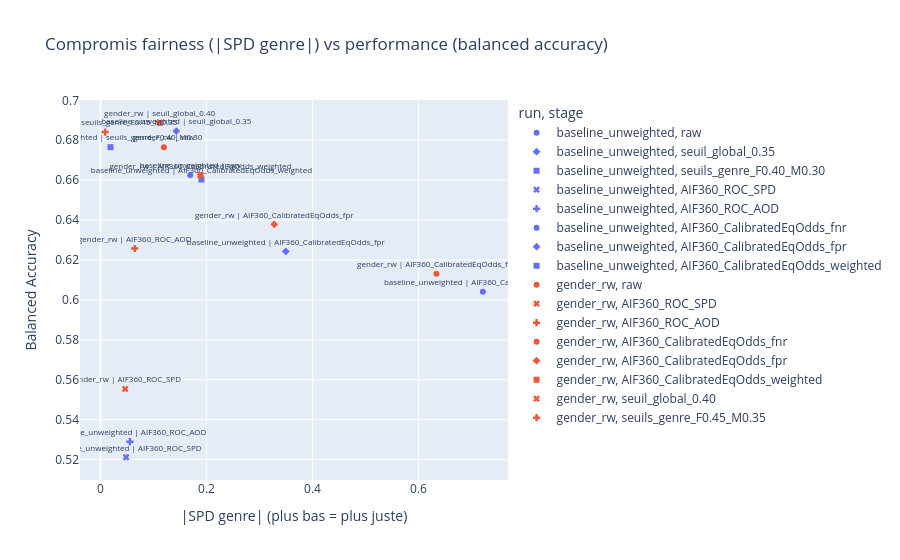

Source (notebook cell):
### Code cell
# Visualisation du compromis fairness / performance
if not post_results_df.empty:
    final_compare = post_results_df.copy()
    final_compare['methode'] = final_compare['run'] + ' | ' + final_compare['stage']
    final_compare['abs_gender_SPD'] = final_compare['gender_SPD'].abs()
    final_compare['abs_gender_EOD'] = final_compare['gender_EOD'].abs()

    # Scatter plot : balanced accuracy vs |SPD genre|
    fig = px.scatter(
        final_compare, x='abs_gender_SPD', y='balanced_accuracy',
        color='run', symbol='stage', text='methode',
        hover_data=['gender_DIR', 'gender_EOD', 'age_SPD', 'age_DIR'],
        title='Compromis fairness (|SPD genre|) vs performance (balanced accuracy)',
        labels={'abs_gender_SPD': '|SPD genre| (plus bas = plus juste)',
                'balanced_accuracy': 'Balanced Accuracy'},
    )
    fig.update_traces(textposition='top center', textfont_size=8)
    fig.show()

    # Tableau tri par fairness
    print('\nClassement par fairness (|SPD genre| croissant) :')
    display(final_compare.sort_values(['abs_gender_SPD', 'balanced_accuracy'],
                                       ascending=[True, False])[
        ['methode', 'balanced_accuracy', 'gender_SPD', 'gender_DIR',
         'gender_EOD', 'age_SPD', 'age_DIR']
    ].round(4))

### Figure 1 — Plotly figure (JSON) as saved in the notebook; plotly's stock layout.template omitted (floating-point values rounded to 4 significant figures)
{"data": [{"customdata": [[1.608, 0.1755, -0.04191, 0.8926]], "hovertemplate": "run=baseline_unweighted<br>stage=raw<br>|SPD genre| (plus bas = plus juste)=%{x}<br>Balanced Accuracy=%{y}<br>methode=%{text}<br>gender_DIR=%{customdata[0]}<br>gender_EOD=%{customdata[1]}<br>age_SPD=%{customdata[2]}<br>age_DIR=%{customdata[3]}<extra></extra>", "legendgroup": "baseline_unweighted, raw", "marker": {"color": "#636efa", "symbol": "circle"}, "mode": "markers+text", "name": "baseline_unweighted, raw", "orientation": "v", "showlegend": true, "text": ["baseline_unweighted | raw"], "textfont": {"size": 8}, "textposition": "top center", "type": "scatter", "x": [0.1693], "xaxis": "x", "y": [0.6626], "yaxis": "y"}, {"customdata": [[1.328, 0.1226, -0.07441, 0.8674]], "hovertemplate": "run=baseline_unweighted<br>stage=seuil_global_0.35<br>|SPD genre| (plus bas = plus juste)=%{x}<br>Balanced Accuracy=%{y}<br>methode=%{text}<br>gender_DIR=%{customdata[0]}<br>gender_EOD=%{customdata[1]}<br>age_SPD=%{customdata[2]}<br>age_DIR=%{customdata[3]}<extra></extra>", "legendgroup": "baseline_unweighted, seuil_global_0.35", "marker": {"color": "#636efa", "symbol": "diamond"}, "mode": "markers+text", "name": "baseline_unweighted, seuil_global_0.35", "orientation": "v", "showlegend": true, "text": ["baseline_unweighted | seuil_global_0.35"], "textfont": {"size": 8}, "textposition": "top center", "type": "scatter", "x": [0.1431], "xaxis": "x", "y": [0.6846], "yaxis": "y"}, {"customdata": [[1.037, 0.01548, -0.04121, 0.9253]], "hovertemplate": "run=baseline_unweighted<br>stage=seuils_genre_F0.40_M0.30<br>|SPD genre| (plus bas = plus juste)=%{x}<br>Balanced Accuracy=%{y}<br>methode=%{text}<br>gender_DIR=%{customdata[0]}<br>gender_EOD=%{customdata[1]}<br>age_SPD=%{customdata[2]}<br>age_DIR=%{customdata[3]}<extra></extra>", "legendgroup": "baseline_unweighted, seuils_genre_F0.40_M0.30", "marker": {"color": "#636efa", "symbol": "square"}, "mode": "markers+text", "name": "baseline_unweighted, seuils_genre_F0.40_M0.30", "orientation": "v", "showlegend": true, "text": ["baseline_unweighted | seuils_genre_F0.40_M0.30"], "textfont": {"size": 8}, "textposition": "top center", "type": "scatter", "x": [0.01889], "xaxis": "x", "y": [0.6766], "yaxis": "y"}, {"customdata": [[1.051, 0.0003906, -0.02833, 0.9714]], "hovertemplate": "run=baseline_unweighted<br>stage=AIF360_ROC_SPD<br>|SPD genre| (plus bas = plus juste)=%{x}<br>Balanced Accuracy=%{y}<br>methode=%{text}<br>gender_DIR=%{customdata[0]}<br>gender_EOD=%{customdata[1]}<br>age_SPD=%{customdata[2]}<br>age_DIR=%{customdata[3]}<extra></extra>", "legendgroup": "baseline_unweighted, AIF360_ROC_SPD", "marker": {"color": "#636efa", "symbol": "x"}, "mode": "markers+text", "name": "baseline_unweighted, AIF360_ROC_SPD", "orientation": "v", "showlegend": true, "text": ["baseline_unweighted | AIF360_ROC_SPD"], "textfont": {"size": 8}, "textposition": "top center", "type": "scatter", "x": [0.04833], "xaxis": "x", "y": [0.5211], "yaxis": "y"}, {"customdata": [[1.06, 0.003506, -0.03687, 0.9626]], "hovertemplate": "run=baseline_unweighted<br>stage=AIF360_ROC_AOD<br>|SPD genre| (plus bas = plus juste)=%{x}<br>Balanced Accuracy=%{y}<br>methode=%{text}<br>gender_DIR=%{customdata[0]}<br>gender_EOD=%{customdata[1]}<br>age_SPD=%{customdata[2]}<br>age_DIR=%{customdata[3]}<extra></extra>", "legendgroup": "baseline_unweighted, AIF360_ROC_AOD", "marker": {"color": "#636efa", "symbol": "cross"}, "mode": "markers+text", "name": "baseline_unweighted, AIF360_ROC_AOD", "orientation": "v", "showlegend": true, "text": ["baseline_unweighted | AIF360_ROC_AOD"], "textfont": {"size": 8}, "textposition": "top center", "type": "scatter", "x": [0.05554], "xaxis": "x", "y": [0.5289], "yaxis": "y"}, {"customdata": [[3.59, 0.5576, -0.04618, 0.9291]], "hovertemplate": "run=baseline_unweighted<br>stage=AIF360_CalibratedEqOdds_fnr<br>|SPD genre| (plus bas = plus juste)=%{x}<br>Balanced Accuracy=%{y}<br>methode=%{text}<br>gender_DIR=%{customdata[0]}<br>gender_EOD=%{customdata[1]}<br>age_SPD=%{customdata[2]}<br>age_DIR=%{customdata[3]}<extra></extra>", "legendgroup": "baseline_unweighted, AIF360_CalibratedEqOdds_fnr", "marker": {"color": "#636efa", "symbol": "circle"}, "mode": "markers+text", "name": "baseline_unweighted, AIF360_CalibratedEqOdds_fnr", "orientation": "v", "showlegend": true, "text": ["baseline_unweighted | AIF360_CalibratedEqOdds_fnr"], "textfont": {"size": 8}, "textposition": "top center", "type": "scatter", "x": [0.7215], "xaxis": "x", "y": [0.604], "yaxis": "y"}, {"customdata": [[4.563, 0.4559, -0.04106, 0.8601]], "hovertemplate": "run=baseline_unweighted<br>stage=AIF360_CalibratedEqOdds_fpr<br>|SPD genre| (plus bas = plus juste)=%{x}<br>Balanced Accuracy=%{y}<br>methode=%{text}<br>gender_DIR=%{customdata[0]}<br>gender_EOD=%{customdata[1]}<br>age_SPD=%{customdata[2]}<br>age_DIR=%{customdata[3]}<extra></extra>", "legendgroup": "baseline_unweighted, AIF360_CalibratedEqOdds_fpr", "marker": {"color": "#636efa", "symbol": "diamond"}, "mode": "markers+text", "name": "baseline_unweighted, AIF360_CalibratedEqOdds_fpr", "orientation": "v", "showlegend": true, "text": ["baseline_unweighted | AIF360_CalibratedEqOdds_fpr"], "textfont": {"size": 8}, "textposition": "top center", "type": "scatter", "x": [0.3497], "xaxis": "x", "y": [0.6243], "yaxis": "y"}, {"customdata": [[1.74, 0.2036, -0.04399, 0.8844]], "hovertemplate": "run=baseline_unweighted<br>stage=AIF360_CalibratedEqOdds_weighted<br>|SPD genre| (plus bas = plus juste)=%{x}<br>Balanced Accuracy=%{y}<br>methode=%{text}<br>gender_DIR=%{customdata[0]}<br>gender_EOD=%{customdata[1]}<br>age_SPD=%{customdata[2]}<br>age_DIR=%{customdata[3]}<extra></extra>", "legendgroup": "baseline_unweighted, AIF360_CalibratedEqOdds_weighted", "marker": {"color": "#636efa", "symbol": "square"}, "mode": "markers+text", "name": "baseline_unweighted, AIF360_CalibratedEqOdds_weighted", "orientation": "v", "showlegend": true, "text": ["baseline_unweighted | AIF360_CalibratedEqOdds_weighted"], "textfont": {"size": 8}, "textposition": "top center", "type": "scatter", "x": [0.1905], "xaxis": "x", "y": [0.6603], "yaxis": "y"}, {"customdata": [[1.327, 0.1051, -0.01325, 0.9693]], "hovertemplate": "run=gender_rw<br>stage=raw<br>|SPD genre| (plus bas = plus juste)=%{x}<br>Balanced Accuracy=%{y}<br>methode=%{text}<br>gender_DIR=%{customdata[0]}<br>gender_EOD=%{customdata[1]}<br>age_SPD=%{customdata[2]}<br>age_DIR=%{customdata[3]}<extra></extra>", "legendgroup": "gender_rw, raw", "marker": {"color": "#EF553B", "symbol": "circle"}, "mode": "markers+text", "name": "gender_rw, raw", "orientation": "v", "showlegend": true, "text": ["gender_rw | raw"], "textfont": {"size": 8}, "textposition": "top center", "type": "scatter", "x": [0.1196], "xaxis": "x", "y": [0.6765], "yaxis": "y"}, {"customdata": [[1.052, 0.01649, -0.0966, 0.9021]], "hovertemplate": "run=gender_rw<br>stage=AIF360_ROC_SPD<br>|SPD genre| (plus bas = plus juste)=%{x}<br>Balanced Accuracy=%{y}<br>methode=%{text}<br>gender_DIR=%{customdata[0]}<br>gender_EOD=%{customdata[1]}<br>age_SPD=%{customdata[2]}<br>age_DIR=%{customdata[3]}<extra></extra>", "legendgroup": "gender_rw, AIF360_ROC_SPD", "marker": {"color": "#EF553B", "symbol": "x"}, "mode": "markers+text", "name": "gender_rw, AIF360_ROC_SPD", "orientation": "v", "showlegend": true, "text": ["gender_rw | AIF360_ROC_SPD"], "textfont": {"size": 8}, "textposition": "top center", "type": "scatter", "x": [0.04654], "xaxis": "x", "y": [0.5553], "yaxis": "y"}, {"customdata": [[1.09, 0.03246, -0.1578, 0.8188]], "hovertemplate": "run=gender_rw<br>stage=AIF360_ROC_AOD<br>|SPD genre| (plus bas = plus juste)=%{x}<br>Balanced Accuracy=%{y}<br>methode=%{text}<br>gender_DIR=%{customdata[0]}<br>gender_EOD=%{customdata[1]}<br>age_SPD=%{customdata[2]}<br>age_DIR=%{customdata[3]}<extra></extra>", "legendgroup": "gender_rw, AIF360_ROC_AOD", "marker": {"color": "#EF553B", "symbol": "cross"}, "mode": "markers+text", "name": "gender_rw, AIF360_ROC_AOD", "orientation": "v", "showlegend": true, "text": ["gender_rw | AIF360_ROC_AOD"], "textfont": {"size": 8}, "textposition": "top center", "type": "scatter", "x": [0.06464], "xaxis": "x", "y": [0.6258], "yaxis": "y"}, {"customdata": [[2.732, 0.4424, -0.0195, 0.9712]], "hovertemplate": "run=gender_rw<br>stage=AIF360_CalibratedEqOdds_fnr<br>|SPD genre| (plus bas = plus juste)=%{x}<br>Balanced Accuracy=%{y}<br>methode=%{text}<br>gender_DIR=%{customdata[0]}<br>gender_EOD=%{customdata[1]}<br>age_SPD=%{customdata[2]}<br>age_DIR=%{customdata[3]}<extra></extra>", "legendgroup": "gender_rw, AIF360_CalibratedEqOdds_fnr", "marker": {"color": "#EF553B", "symbol": "circle"}, "mode": "markers+text", "name": "gender_rw, AIF360_CalibratedEqOdds_fnr", "orientation": "v", "showlegend": true, "text": ["gender_rw | AIF360_CalibratedEqOdds_fnr"], "textfont": {"size": 8}, "textposition": "top center", "type": "scatter", "x": [0.634], "xaxis": "x", "y": [0.6131], "yaxis": "y"}, {"customdata": [[3.077, 0.4166, -0.03141, 0.9064]], "hovertemplate": "run=gender_rw<br>stage=AIF360_CalibratedEqOdds_fpr<br>|SPD genre| (plus bas = plus juste)=%{x}<br>Balanced Accuracy=%{y}<br>methode=%{text}<br>gender_DIR=%{customdata[0]}<br>gender_EOD=%{customdata[1]}<br>age_SPD=%{customdata[2]}<br>age_DIR=%{customdata[3]}<extra></extra>", "legendgroup": "gender_rw, AIF360_CalibratedEqOdds_fpr", "marker": {"color": "#EF553B", "symbol": "diamond"}, "mode": "markers+text", "name": "gender_rw, AIF360_CalibratedEqOdds_fpr", "orientation": "v", "showlegend": true, "text": ["gender_rw | AIF360_CalibratedEqOdds_fpr"], "textfont": {"size": 8}, "textposition": "top center", "type": "scatter", "x": [0.3278], "xaxis": "x", "y": [0.6379], "yaxis": "y"}, {"customdata": [[1.635, 0.211, -0.019, 0.9525]], "hovertemplate": "run=gender_rw<br>stage=AIF360_CalibratedEqOdds_weighted<br>|SPD genre| (plus bas = plus juste)=%{x}<br>Balanced Accuracy=%{y}<br>methode=%{text}<br>gender_DIR=%{customdata[0]}<br>gender_EOD=%{customdata[1]}<br>age_SPD=%{customdata[2]}<br>age_DIR=%{customdata[3]}<extra></extra>", "legendgroup": "gender_rw, AIF360_CalibratedEqOdds_weighted", "marker": {"color": "#EF553B", "symbol": "square"}, "mode": "markers+text", "name": "gender_rw, AIF360_CalibratedEqOdds_weighted", "orientation": "v", "showlegend": true, "text": ["gender_rw | AIF360_CalibratedEqOdds_weighted"], "textfont": {"size": 8}, "textposition": "top center", "type": "scatter", "x": [0.1885], "xaxis": "x", "y": [0.6625], "yaxis": "y"}, {"customdata": [[1.237, 0.08194, -0.07567, 0.8697]], "hovertemplate": "run=gender_rw<br>stage=seuil_global_0.40<br>|SPD genre| (plus bas = plus juste)=%{x}<br>Balanced Accuracy=%{y}<br>methode=%{text}<br>gender_DIR=%{customdata[0]}<br>gender_EOD=%{customdata[1]}<br>age_SPD=%{customdata[2]}<br>age_DIR=%{customdata[3]}<extra></extra>", "legendgroup": "gender_rw, seuil_global_0.40", "marker": {"color": "#EF553B", "symbol": "x"}, "mode": "markers+text", "name": "gender_rw, seuil_global_0.40", "orientation": "v", "showlegend": true, "text": ["gender_rw | seuil_global_0.40"], "textfont": {"size": 8}, "textposition": "top center", "type": "scatter", "x": [0.1114], "xaxis": "x", "y": [0.6888], "yaxis": "y"}, {"customdata": [[0.9837, -0.02216, -0.06583, 0.8879]], "hovertemplate": "run=gender_rw<br>stage=seuils_genre_F0.45_M0.35<br>|SPD genre| (plus bas = plus juste)=%{x}<br>Balanced Accuracy=%{y}<br>methode=%{text}<br>gender_DIR=%{customdata[0]}<br>gender_EOD=%{customdata[1]}<br>age_SPD=%{customdata[2]}<br>age_DIR=%{customdata[3]}<extra></extra>", "legendgroup": "gender_rw, seuils_genre_F0.45_M0.35", "marker": {"color": "#EF553B", "symbol": "cross"}, "mode": "markers+text", "name": "gender_rw, seuils_genre_F0.45_M0.35", "orientation": "v", "showlegend": true, "text": ["gender_rw | seuils_genre_F0.45_M0.35"], "textfont": {"size": 8}, "textposition": "top center", "type": "scatter", "x": [0.008774], "xaxis": "x", "y": [0.6841], "yaxis": "y"}], "layout": {"legend": {"title": {"text": "run, stage"}, "tracegroupgap": 0}, "title": {"text": "Compromis fairness (|SPD genre|) vs performance (balanced accuracy)"}, "xaxis": {"anchor": "y", "domain": [0, 1], "title": {"text": "|SPD genre| (plus bas = plus juste)"}}, "yaxis": {"anchor": "x", "domain": [0, 1], "title": {"text": "Balanced Accuracy"}}}}
